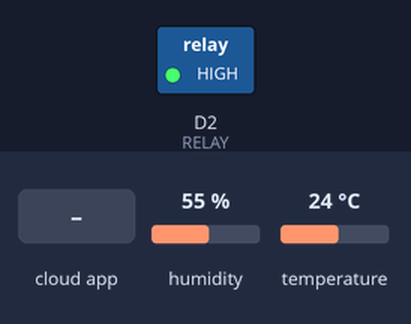
Bench run of a sketch on a simulated ESP8266 (NodeMCU). Shown: switched loads named in the sketch (green lamp = pin HIGH). Wiring (inferred from the names in the program): DHT22 sensor: data D3. The inputs (shaded band) are chosen by the test bench; at power-on: humidity 55 %, temperature 24 °C. WiFi joins after 1.5 s; servers stay silent unless stated; no MQTT or app messages arrive unless stated; what the sketch prints to the serial monitor is not drawn.

Above: at 2.7 s.
2.8 s: the phone or cloud app sets iluminacao to ON
At 8.0 s:
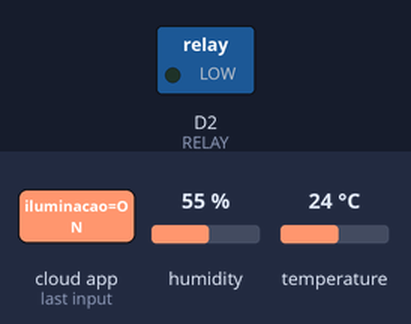
8.3 s: the phone or cloud app sets iluminacao to OFF
At 9.1 s:
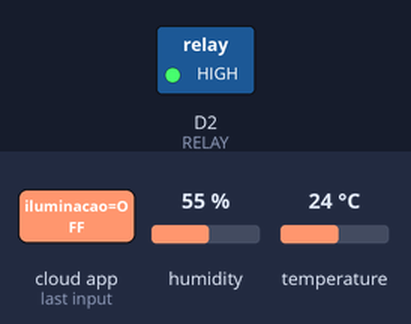
Timing chart, 0 to 11.3 s (numbered marks = the images above; inputs shaded):
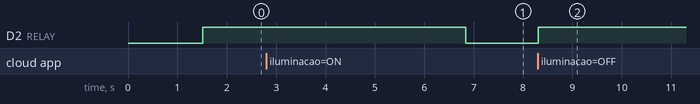

Measured:
- after the input at 2.8 s, D2 (RELAY): HIGH → LOW after 4.0 s
- after the input at 8.3 s, D2 (RELAY): LOW → HIGH at once

The sketch:

termometro-nodemcu.ino
```cpp
// ===================================================== INCLUDES =========================================================
// --- WIFI ---
#include <ESP8266WiFi.h>
const char* ssid = "fsociety";
const char* password = "instalarvirus";
WiFiClientSecure nodemcuClientSeguro;
//WiFiClient nodemcuClient;

// --- MQTT Cliente de publicação do Dashboard Adafruit ====================================================================
#include "Adafruit_MQTT.h"
#include "Adafruit_MQTT_Client.h"

// Mapeamento do modulo relay
#define RELAY D2

#define AIO_SERVER      "io.adafruit.com"
#define AIO_SERVERPORT  8883                   // use 8883 for SSL --or 1883 default
#define AIO_USERNAME    "gsbad"
#define AIO_KEY         "f0c1cb727a524bdfa502d7bc729b8690"

Adafruit_MQTT_Client mqtt(&nodemcuClientSeguro, AIO_SERVER, AIO_SERVERPORT, AIO_USERNAME, AIO_USERNAME, AIO_KEY);

// Declaraçao das feeds Adafruit
Adafruit_MQTT_Subscribe iluminacaoClient = Adafruit_MQTT_Subscribe(&mqtt, AIO_USERNAME "/feeds/iluminacao");
Adafruit_MQTT_Publish temperaturaClient = Adafruit_MQTT_Publish(&mqtt, AIO_USERNAME "/feeds/temperatura");
Adafruit_MQTT_Publish umidadeClient = Adafruit_MQTT_Publish(&mqtt, AIO_USERNAME "/feeds/umidade");


// --- MQTT Cliente de publicação --- ======================================================================================
/*#include <PubSubClient.h>
const char* mqtt_Broker = "iot.eclipse.org"; // Ou o servidor mosquito local 192.168.0.59
const char* mqtt_ClientID = "termometro-nodemcu";
PubSubClient clientPubSub(nodemcuClient);

const char* topicoTemperatura = "lab/temperatura";
const char* topicoUmidade = "lab/umidade";
*/

// --- DHT --- =============================================================================================================
#include <DHT.h>
#define DHTPIN D3
#define DHTTYPE DHT22
DHT dht(DHTPIN, DHTTYPE);

int umidade;
int temperatura;


// --- DISPLAY --- #SANAR PANE DO DISPLAY, DEPOIS DESCOMENTA TUDO REFERENTE À ELE ==========================================
/*#include <Adafruit_SSD1306.h>
#define OLED_RESET LED_BUILTIN
Adafruit_SSD1306 display(OLED_RESET);*/


// =================================================== SETUP ===============================================================
void setup() {
  Serial.begin(9600);
  Serial.println("DHTxx test!");

  dht.begin();
  //configurarDisplay();

  conectarWifiSerial();
  //clientPubSub.setServer(mqtt_Broker, 1883);

  pinMode(RELAY, OUTPUT); //Seta o pino D2 do relay para adafruit
  digitalWrite(RELAY, HIGH); //MaNtem relay desligado na inicialização

  inscreveTopicoMQTTAdafruit();

}

// ===================================================== LOOP ==============================================================
void loop() {

  // Conecta no clientMQTT
  /*if (!clientPubSub.connected()) {
    reconectarMQTT();
  }
  */

  // Captura os valores da temperatura e umidade atraves do DHT22
  medirTemperaturaUmidade();
  //mostrarTemperaturaUmidade();

  // Conecta no MQTT da Adafruit
  MQTT_connect();
    // Iteração de onoff
    verificarToogleRelayDash();
    // Publicação dos dados dos sensores
    publicarMQTTAdafruid();

  // Verificação de conexão com MQTT adfruit io
  if(! mqtt.ping()) {
    mqtt.disconnect();
  }

  // Medir e exibir temperatura e umidade no serial p fins de debug
  medirTemperaturaSerial();
  //publicarTemperaturaUmidadeNoTopico();
}


// ========================================= FUNÇÕES Q RODAM EM SETUP E LOOP===============================================

// CONECTA WIFI E EXIBE NO DISPLAY LED
/*void conectarWifi() {
  delay(10);
  display.setTextSize(2);
  display.setCursor(0, 0);
  display.print("Conectando ");
  display.display();

  WiFi.begin(ssid, password);

  while (WiFi.status() != WL_CONNECTED) {
    delay(500);
    display.print(".");
    display.display();
  }
}*/

// CONECTA WIFI E EXIBE NA SERIAL A CONFIRMACAO
void conectarWifiSerial() {
  delay(10);

  // Começamos a conectar na rede WiFi

  Serial.println();
  Serial.println();
  Serial.print("Conectando em  ");
  Serial.println(ssid);

  WiFi.begin(ssid, password);

  while (WiFi.status() != WL_CONNECTED) {
    delay(500);
    Serial.print(".");
  }

  Serial.println("");
  Serial.println("WiFi conectado");
  Serial.println("Endereco IP: ");
  Serial.println(WiFi.localIP());
}

// FUNÇÃO QUE RECONECTA O MQTT DA LIB PUBSUB
/*void reconectarMQTT() {
  while (!clientPubSub.connected()) {
    clientPubSub.connect(mqtt_ClientID);
  }
}*/

// CONFIGURA DISPLAY LED
/*void configurarDisplay() {
  display.begin(SSD1306_SWITCHCAPVCC, 0x3C);  // Compute heat index in Celsius (isFahreheit = false)
  display.setTextColor(WHITE);
  display.clearDisplay();
}*/

// FUNÇÃO QUE PUBLICA NO MQTT DA LIB PUBSUB
/*void publicarTemperaturaUmidadeNoTopico() {
  clientPubSub.publish(topicoTemperatura, String(temperatura).c_str(), true);
  clientPubSub.publish(topicoUmidade, String(umidade).c_str(), true);
}
*/

// SE SUBSCREVE EM UM TÓPICO DO DASH ADAFRUIT IO
void inscreveTopicoMQTTAdafruit(){

  mqtt.subscribe(&iluminacaoClient);

}

// FUNÇÃO Q RODA EM LOOP PARA VERIFICAR SE OUVE MUDANÇAS NOS TÓPICOS SUBSCRITOS
void verificarToogleRelayDash(){

  Adafruit_MQTT_Subscribe *subscription;
  while ((subscription = mqtt.readSubscription(5000))) {

    // Feed ILUMINACAO
    if (subscription == &iluminacaoClient) {

      Serial.print(F("On-Off button: "));
      Serial.println((char *)iluminacaoClient.lastread);
    //  Serial.print("Interruptor funcionando");

      if (strcmp((char *)iluminacaoClient.lastread, "ON") == 0) {
         Serial.print("Interruptor ligado");
        digitalWrite(RELAY, LOW);
      }
      if (strcmp((char *)iluminacaoClient.lastread, "OFF") == 0) {
        Serial.print("Interruptor desligado");
        digitalWrite(RELAY, HIGH);
      }
    }


  }
}

// FUNÇÃO Q PUBLICA DADOS EM UM TÓPICO
void publicarMQTTAdafruid(){

  // Para fins de debug na serial
  Serial.print(F("\nEnviando dado de temperatura "));
  Serial.print(temperatura);
  Serial.print("...");

  // Para fins de debug na serial
  Serial.print(F("\nEnviando dado de umidade "));
  Serial.print(umidade);
  Serial.print("...");

  // Publicando e testando
  if (! temperaturaClient.publish(temperatura)) {
    Serial.println(F("Falhou"));
  } else {
    Serial.println(F("OK!"));
  }
  if (! umidadeClient.publish(umidade)) {
    Serial.println(F("Falhou"));
  } else {
    Serial.println(F("OK!"));
  }

}

// FUNÇÃO Q CONECTA NO PROTOCOLO MQTT DA ADAFRUIT
void MQTT_connect() {
  int8_t ret;

  // Stop if already connected.
  if (mqtt.connected()) {
    return;
  }

  Serial.print("Connecting to MQTT... ");

  uint8_t retries = 3;
  while ((ret = mqtt.connect()) != 0) { // connect will return 0 for connected
       Serial.println(mqtt.connectErrorString(ret));
       Serial.println("Retrying MQTT connection in 5 seconds...");
       mqtt.disconnect();
       delay(5000);  // wait 5 seconds
       retries--;
       if (retries == 0) {
         // basically die and wait for WDT to reset me
         while (1);
       }
  }
  Serial.println("MQTT Connected!");
}


// Mede as temperaturas do DHT22 e atribui as váriaveis
void medirTemperaturaUmidade() {
  umidade = dht.readHumidity() + 40.0;
  temperatura = dht.readTemperature(false);
  delay(5000);
}

/*void mostrarTemperaturaUmidade() {
  mostrarMensagemNoDisplay("Temperatura", (temperatura), " C");
  mostrarMensagemNoDisplay("Umidade", (umidade), " %");
}

void mostrarMensagemNoDisplay(const char* texto1, int medicao, const char* texto2) {
  display.clearDisplay();
  display.setTextSize(1);
  display.setCursor(0, 0);
  display.print(texto1);
  display.setTextSize(5);
  display.setCursor(20, 20);
  display.print(medicao);
  display.setTextSize(2);
  display.print(texto2);
  display.display();
  delay(2000);
}*/


// Mede as temperaturas do DHT22 e exibe na serial para fins de debug
void medirTemperaturaSerial() {
  // Wait a few seconds between measurements.
  delay(2000);

  // Reading temperature or humidity takes about 250 milliseconds!
  // Sensor readings may also be up to 2 seconds 'old' (its a very slow sensor)
  float h = dht.readHumidity() + 40.0;
  // Read temperature as Celsius (the default)
  float t = dht.readTemperature();
  // Read temperature as Fahrenheit (isFahrenheit = true)
  float f = dht.readTemperature(true);

  // Check if any reads failed and exit early (to try again).
  if (isnan(h) || isnan(t) || isnan(f)) {
    Serial.println("Failed to read from DHT sensor!");
    return;
  }

  float hif = dht.computeHeatIndex(f, h);
  float hic = dht.computeHeatIndex(t, h, false);

  Serial.print("Umidade: ");
  Serial.print(h);
  Serial.print(" %\t");
  Serial.print("Temperatura: ");
  Serial.print(t);
  Serial.print(" *C ");
  Serial.print(f);
  Serial.print(" *F\t");
  Serial.print("Indice de calor: ");
  Serial.print(hic);
  Serial.print(" *C ");
  Serial.print(hif);
  Serial.println(" *F");
}
```
